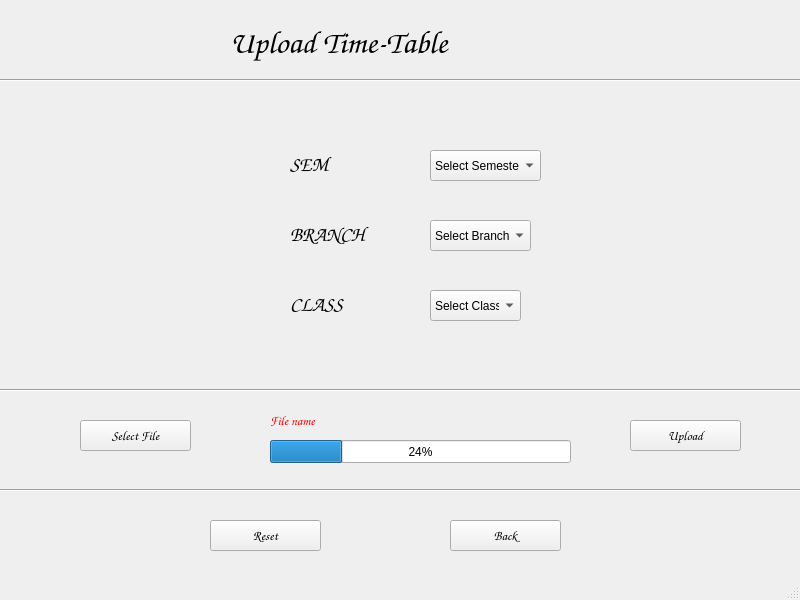
<?xml version="1.0" encoding="UTF-8"?>
<ui version="4.0">
 <class>MainWindow</class>
 <widget class="QMainWindow" name="MainWindow">
  <property name="geometry">
   <rect>
    <x>0</x>
    <y>0</y>
    <width>800</width>
    <height>600</height>
   </rect>
  </property>
  <property name="windowTitle">
   <string>MainWindow</string>
  </property>
  <widget class="QWidget" name="centralwidget">
   <widget class="Line" name="line">
    <property name="geometry">
     <rect>
      <x>-10</x>
      <y>70</y>
      <width>881</width>
      <height>20</height>
     </rect>
    </property>
    <property name="orientation">
     <enum>Qt::Horizontal</enum>
    </property>
   </widget>
   <widget class="QLabel" name="label">
    <property name="geometry">
     <rect>
      <x>230</x>
      <y>20</y>
      <width>381</width>
      <height>45</height>
     </rect>
    </property>
    <property name="font">
     <font>
      <family>Comic Sans MS</family>
      <pointsize>24</pointsize>
     </font>
    </property>
    <property name="text">
     <string>Upload Time-Table</string>
    </property>
   </widget>
   <widget class="QLabel" name="label_5">
    <property name="geometry">
     <rect>
      <x>290</x>
      <y>150</y>
      <width>44</width>
      <height>28</height>
     </rect>
    </property>
    <property name="font">
     <font>
      <family>Comic Sans MS</family>
      <pointsize>15</pointsize>
      <weight>50</weight>
      <bold>false</bold>
     </font>
    </property>
    <property name="text">
     <string>SEM</string>
    </property>
   </widget>
   <widget class="QLabel" name="label_6">
    <property name="geometry">
     <rect>
      <x>290</x>
      <y>220</y>
      <width>83</width>
      <height>28</height>
     </rect>
    </property>
    <property name="font">
     <font>
      <family>Comic Sans MS</family>
      <pointsize>15</pointsize>
      <weight>50</weight>
      <bold>false</bold>
     </font>
    </property>
    <property name="text">
     <string>BRANCH</string>
    </property>
   </widget>
   <widget class="QLabel" name="label_7">
    <property name="geometry">
     <rect>
      <x>290</x>
      <y>290</y>
      <width>65</width>
      <height>28</height>
     </rect>
    </property>
    <property name="font">
     <font>
      <family>Comic Sans MS</family>
      <pointsize>15</pointsize>
      <weight>50</weight>
      <bold>false</bold>
     </font>
    </property>
    <property name="text">
     <string>CLASS</string>
    </property>
   </widget>
   <widget class="QComboBox" name="comboBox">
    <property name="geometry">
     <rect>
      <x>430</x>
      <y>150</y>
      <width>111</width>
      <height>31</height>
     </rect>
    </property>
    <item>
     <property name="text">
      <string>Select Semester</string>
     </property>
    </item>
    <item>
     <property name="text">
      <string>1</string>
     </property>
    </item>
    <item>
     <property name="text">
      <string>2</string>
     </property>
    </item>
    <item>
     <property name="text">
      <string>3</string>
     </property>
    </item>
    <item>
     <property name="text">
      <string>4</string>
     </property>
    </item>
    <item>
     <property name="text">
      <string>5</string>
     </property>
    </item>
    <item>
     <property name="text">
      <string>6</string>
     </property>
    </item>
    <item>
     <property name="text">
      <string>7</string>
     </property>
    </item>
    <item>
     <property name="text">
      <string>8</string>
     </property>
    </item>
   </widget>
   <widget class="QComboBox" name="comboBox_2">
    <property name="geometry">
     <rect>
      <x>430</x>
      <y>220</y>
      <width>101</width>
      <height>31</height>
     </rect>
    </property>
    <item>
     <property name="text">
      <string>Select Branch</string>
     </property>
    </item>
    <item>
     <property name="text">
      <string>CE</string>
     </property>
    </item>
    <item>
     <property name="text">
      <string>ME</string>
     </property>
    </item>
    <item>
     <property name="text">
      <string>IT</string>
     </property>
    </item>
    <item>
     <property name="text">
      <string>EC</string>
     </property>
    </item>
    <item>
     <property name="text">
      <string/>
     </property>
    </item>
   </widget>
   <widget class="QComboBox" name="comboBox_3">
    <property name="geometry">
     <rect>
      <x>430</x>
      <y>290</y>
      <width>91</width>
      <height>31</height>
     </rect>
    </property>
    <item>
     <property name="text">
      <string>Select Class</string>
     </property>
    </item>
    <item>
     <property name="text">
      <string>A</string>
     </property>
    </item>
    <item>
     <property name="text">
      <string>B</string>
     </property>
    </item>
    <item>
     <property name="text">
      <string>C</string>
     </property>
    </item>
   </widget>
   <widget class="Line" name="line_2">
    <property name="geometry">
     <rect>
      <x>-70</x>
      <y>380</y>
      <width>881</width>
      <height>20</height>
     </rect>
    </property>
    <property name="orientation">
     <enum>Qt::Horizontal</enum>
    </property>
   </widget>
   <widget class="QPushButton" name="pushButton">
    <property name="geometry">
     <rect>
      <x>80</x>
      <y>420</y>
      <width>111</width>
      <height>31</height>
     </rect>
    </property>
    <property name="font">
     <font>
      <family>Comic Sans MS</family>
      <pointsize>10</pointsize>
     </font>
    </property>
    <property name="text">
     <string>Select File</string>
    </property>
   </widget>
   <widget class="QProgressBar" name="progressBar">
    <property name="geometry">
     <rect>
      <x>270</x>
      <y>440</y>
      <width>301</width>
      <height>23</height>
     </rect>
    </property>
    <property name="value">
     <number>24</number>
    </property>
   </widget>
   <widget class="QPushButton" name="pushButton_2">
    <property name="geometry">
     <rect>
      <x>630</x>
      <y>420</y>
      <width>111</width>
      <height>31</height>
     </rect>
    </property>
    <property name="font">
     <font>
      <family>Comic Sans MS</family>
      <pointsize>10</pointsize>
     </font>
    </property>
    <property name="text">
     <string>Upload</string>
    </property>
   </widget>
   <widget class="Line" name="line_3">
    <property name="geometry">
     <rect>
      <x>-20</x>
      <y>480</y>
      <width>881</width>
      <height>20</height>
     </rect>
    </property>
    <property name="orientation">
     <enum>Qt::Horizontal</enum>
    </property>
   </widget>
   <widget class="QPushButton" name="pushButton_3">
    <property name="geometry">
     <rect>
      <x>450</x>
      <y>520</y>
      <width>111</width>
      <height>31</height>
     </rect>
    </property>
    <property name="font">
     <font>
      <family>Comic Sans MS</family>
      <pointsize>10</pointsize>
     </font>
    </property>
    <property name="text">
     <string>Back</string>
    </property>
   </widget>
   <widget class="QLabel" name="label_2">
    <property name="geometry">
     <rect>
      <x>270</x>
      <y>410</y>
      <width>131</width>
      <height>21</height>
     </rect>
    </property>
    <property name="font">
     <font>
      <family>Comic Sans MS</family>
      <pointsize>10</pointsize>
     </font>
    </property>
    <property name="autoFillBackground">
     <bool>false</bool>
    </property>
    <property name="text">
     <string>&lt;html&gt;&lt;head/&gt;&lt;body&gt;&lt;p&gt;&lt;span style=&quot; color:#ff0000;&quot;&gt;File name&lt;/span&gt;&lt;/p&gt;&lt;/body&gt;&lt;/html&gt;</string>
    </property>
   </widget>
   <widget class="QLabel" name="label_3">
    <property name="geometry">
     <rect>
      <x>10</x>
      <y>90</y>
      <width>251</width>
      <height>291</height>
     </rect>
    </property>
    <property name="styleSheet">
     <string notr="true">image: url(:/newPrefix/toon2.png);</string>
    </property>
    <property name="text">
     <string/>
    </property>
   </widget>
   <widget class="QLabel" name="label_4">
    <property name="geometry">
     <rect>
      <x>560</x>
      <y>90</y>
      <width>231</width>
      <height>291</height>
     </rect>
    </property>
    <property name="styleSheet">
     <string notr="true">image: url(:/newPrefix/toon1.png);</string>
    </property>
    <property name="text">
     <string/>
    </property>
   </widget>
   <widget class="QPushButton" name="pushButton_4">
    <property name="geometry">
     <rect>
      <x>210</x>
      <y>520</y>
      <width>111</width>
      <height>31</height>
     </rect>
    </property>
    <property name="font">
     <font>
      <family>Comic Sans MS</family>
      <pointsize>10</pointsize>
     </font>
    </property>
    <property name="text">
     <string>Reset</string>
    </property>
   </widget>
  </widget>
  <widget class="QStatusBar" name="statusbar"/>
 </widget>
 <resources>
  <include location="source.qrc"/>
 </resources>
 <connections/>
</ui>
